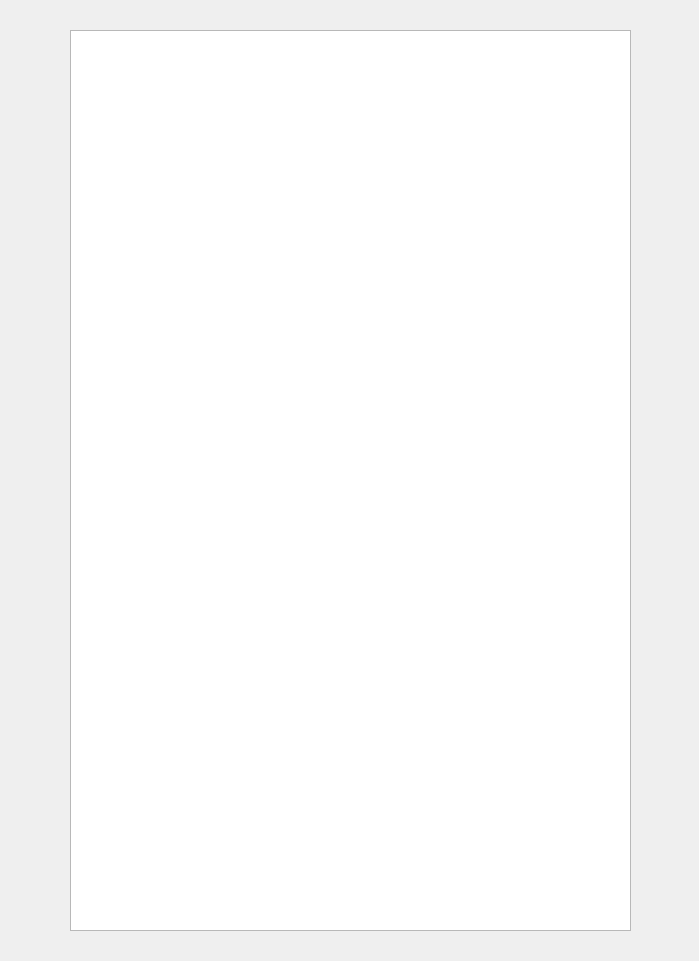
<?xml version="1.0" encoding="UTF-8"?>
<ui version="4.0">
 <class>widget</class>
 <widget class="QWidget" name="widget">
  <property name="geometry">
   <rect>
    <x>0</x>
    <y>0</y>
    <width>699</width>
    <height>961</height>
   </rect>
  </property>
  <property name="baseSize">
   <size>
    <width>3</width>
    <height>0</height>
   </size>
  </property>
  <property name="windowTitle">
   <string>系统以及分工介绍</string>
  </property>
  <property name="windowIcon">
   <iconset>
    <normaloff>C:/Users/23584/Pictures/lovewallpaper/PK2.png</normaloff>C:/Users/23584/Pictures/lovewallpaper/PK2.png</iconset>
  </property>
  <widget class="QTextEdit" name="textEdit">
   <property name="geometry">
    <rect>
     <x>70</x>
     <y>30</y>
     <width>561</width>
     <height>901</height>
    </rect>
   </property>
   <property name="html">
    <string>&lt;!DOCTYPE HTML PUBLIC &quot;-//W3C//DTD HTML 4.0//EN&quot; &quot;http://www.w3.org/TR/REC-html40/strict.dtd&quot;&gt;
&lt;html&gt;&lt;head&gt;&lt;meta name=&quot;qrichtext&quot; content=&quot;1&quot; /&gt;&lt;style type=&quot;text/css&quot;&gt;
p, li { white-space: pre-wrap; }
&lt;/style&gt;&lt;/head&gt;&lt;body style=&quot; font-family:'SimSun'; font-size:9pt; font-weight:400; font-style:normal;&quot;&gt;
&lt;p align=&quot;center&quot; style=&quot;-qt-paragraph-type:empty; margin-top:0px; margin-bottom:0px; margin-left:0px; margin-right:0px; -qt-block-indent:0; text-indent:0px;&quot;&gt;&lt;br /&gt;&lt;/p&gt;
&lt;p align=&quot;center&quot; style=&quot;-qt-paragraph-type:empty; margin-top:0px; margin-bottom:0px; margin-left:0px; margin-right:0px; -qt-block-indent:0; text-indent:0px; font-size:12pt; font-weight:600; color:#ffffff;&quot;&gt;&lt;br /&gt;&lt;/p&gt;
&lt;p align=&quot;center&quot; style=&quot;-qt-paragraph-type:empty; margin-top:0px; margin-bottom:0px; margin-left:0px; margin-right:0px; -qt-block-indent:0; text-indent:0px; font-size:12pt; font-weight:600; color:#ffffff;&quot;&gt;&lt;br /&gt;&lt;/p&gt;
&lt;p align=&quot;center&quot; style=&quot;-qt-paragraph-type:empty; margin-top:0px; margin-bottom:0px; margin-left:0px; margin-right:0px; -qt-block-indent:0; text-indent:0px; font-size:12pt; font-weight:600; color:#ffffff;&quot;&gt;&lt;br /&gt;&lt;/p&gt;
&lt;p align=&quot;center&quot; style=&quot;-qt-paragraph-type:empty; margin-top:0px; margin-bottom:0px; margin-left:0px; margin-right:0px; -qt-block-indent:0; text-indent:0px; font-size:12pt; font-weight:600; color:#ffffff;&quot;&gt;&lt;br /&gt;&lt;/p&gt;
&lt;p align=&quot;center&quot; style=&quot;-qt-paragraph-type:empty; margin-top:0px; margin-bottom:0px; margin-left:0px; margin-right:0px; -qt-block-indent:0; text-indent:0px; font-size:12pt; font-weight:600; color:#ffffff;&quot;&gt;&lt;br /&gt;&lt;/p&gt;
&lt;p align=&quot;center&quot; style=&quot;-qt-paragraph-type:empty; margin-top:0px; margin-bottom:0px; margin-left:0px; margin-right:0px; -qt-block-indent:0; text-indent:0px; font-size:12pt; font-weight:600; color:#ffffff;&quot;&gt;&lt;br /&gt;&lt;/p&gt;
&lt;p align=&quot;center&quot; style=&quot;-qt-paragraph-type:empty; margin-top:0px; margin-bottom:0px; margin-left:0px; margin-right:0px; -qt-block-indent:0; text-indent:0px; font-size:12pt; font-weight:600; color:#ffffff;&quot;&gt;&lt;br /&gt;&lt;/p&gt;
&lt;p align=&quot;center&quot; style=&quot;-qt-paragraph-type:empty; margin-top:0px; margin-bottom:0px; margin-left:0px; margin-right:0px; -qt-block-indent:0; text-indent:0px; font-size:12pt; font-weight:600; color:#ffffff;&quot;&gt;&lt;br /&gt;&lt;/p&gt;
&lt;p align=&quot;center&quot; style=&quot;-qt-paragraph-type:empty; margin-top:0px; margin-bottom:0px; margin-left:0px; margin-right:0px; -qt-block-indent:0; text-indent:0px; font-size:12pt; font-weight:600; color:#ffffff;&quot;&gt;&lt;br /&gt;&lt;/p&gt;
&lt;p align=&quot;center&quot; style=&quot;-qt-paragraph-type:empty; margin-top:0px; margin-bottom:0px; margin-left:0px; margin-right:0px; -qt-block-indent:0; text-indent:0px; font-weight:600; color:#ffffff;&quot;&gt;&lt;br /&gt;&lt;/p&gt;
&lt;p align=&quot;center&quot; style=&quot;-qt-paragraph-type:empty; margin-top:0px; margin-bottom:0px; margin-left:0px; margin-right:0px; -qt-block-indent:0; text-indent:0px; font-size:12pt; font-weight:600; color:#ffffff;&quot;&gt;&lt;br /&gt;&lt;/p&gt;
&lt;p align=&quot;center&quot; style=&quot;-qt-paragraph-type:empty; margin-top:0px; margin-bottom:0px; margin-left:0px; margin-right:0px; -qt-block-indent:0; text-indent:0px; font-size:12pt; font-weight:600; color:#ffffff;&quot;&gt;&lt;br /&gt;&lt;/p&gt;
&lt;p align=&quot;center&quot; style=&quot;-qt-paragraph-type:empty; margin-top:0px; margin-bottom:0px; margin-left:0px; margin-right:0px; -qt-block-indent:0; text-indent:0px; font-size:12pt; font-weight:600; color:#ffffff;&quot;&gt;&lt;br /&gt;&lt;/p&gt;
&lt;p align=&quot;center&quot; style=&quot;-qt-paragraph-type:empty; margin-top:0px; margin-bottom:0px; margin-left:0px; margin-right:0px; -qt-block-indent:0; text-indent:0px; font-size:12pt; font-weight:600; color:#ffffff;&quot;&gt;&lt;br /&gt;&lt;/p&gt;
&lt;p align=&quot;center&quot; style=&quot;-qt-paragraph-type:empty; margin-top:0px; margin-bottom:0px; margin-left:0px; margin-right:0px; -qt-block-indent:0; text-indent:0px; font-size:12pt; font-weight:600; color:#ffffff;&quot;&gt;&lt;br /&gt;&lt;/p&gt;
&lt;p align=&quot;center&quot; style=&quot; margin-top:0px; margin-bottom:0px; margin-left:0px; margin-right:0px; -qt-block-indent:0; text-indent:0px;&quot;&gt;&lt;span style=&quot; font-size:14pt; font-weight:600; color:#ffffff;&quot;&gt;ASPCMS漏洞检测系统&lt;/span&gt;&lt;/p&gt;
&lt;p align=&quot;center&quot; style=&quot;-qt-paragraph-type:empty; margin-top:0px; margin-bottom:0px; margin-left:0px; margin-right:0px; -qt-block-indent:0; text-indent:0px; font-size:12pt; font-weight:600; color:#ffffff;&quot;&gt;&lt;br /&gt;&lt;/p&gt;
&lt;p align=&quot;center&quot; style=&quot; margin-top:0px; margin-bottom:0px; margin-left:0px; margin-right:0px; -qt-block-indent:0; text-indent:0px;&quot;&gt;&lt;span style=&quot; font-size:12pt; font-weight:600; color:#ffffff;&quot;&gt;小组成员：王宪章 陈弘愿 祁超&lt;/span&gt;&lt;/p&gt;
&lt;p align=&quot;center&quot; style=&quot;-qt-paragraph-type:empty; margin-top:0px; margin-bottom:0px; margin-left:0px; margin-right:0px; -qt-block-indent:0; text-indent:0px; font-size:12pt; font-weight:600; color:#ffffff;&quot;&gt;&lt;br /&gt;&lt;/p&gt;
&lt;p align=&quot;center&quot; style=&quot; margin-top:0px; margin-bottom:0px; margin-left:0px; margin-right:0px; -qt-block-indent:0; text-indent:0px;&quot;&gt;&lt;span style=&quot; font-size:12pt; font-weight:600; color:#ffffff;&quot;&gt;陈弘愿：URL采集模块实现&lt;/span&gt;&lt;/p&gt;
&lt;p align=&quot;center&quot; style=&quot; margin-top:0px; margin-bottom:0px; margin-left:0px; margin-right:0px; -qt-block-indent:0; text-indent:0px;&quot;&gt;&lt;span style=&quot; font-size:12pt; font-weight:600; color:#ffffff;&quot;&gt;王宪章：漏洞利用模块实现，界面编程以及各项功能整合&lt;/span&gt;&lt;/p&gt;
&lt;p align=&quot;center&quot; style=&quot; margin-top:0px; margin-bottom:0px; margin-left:0px; margin-right:0px; -qt-block-indent:0; text-indent:0px;&quot;&gt;&lt;span style=&quot; font-size:12pt; font-weight:600; color:#ffffff;&quot;&gt;祁超：MD5解密模块实现&lt;/span&gt;&lt;/p&gt;
&lt;p align=&quot;center&quot; style=&quot;-qt-paragraph-type:empty; margin-top:0px; margin-bottom:0px; margin-left:0px; margin-right:0px; -qt-block-indent:0; text-indent:0px; font-size:12pt; font-weight:600; color:#ffffff;&quot;&gt;&lt;br /&gt;&lt;/p&gt;
&lt;p align=&quot;center&quot; style=&quot; margin-top:0px; margin-bottom:0px; margin-left:0px; margin-right:0px; -qt-block-indent:0; text-indent:0px;&quot;&gt;&lt;span style=&quot; font-size:12pt; font-weight:600; color:#ffffff;&quot;&gt;系统概述：&lt;/span&gt;&lt;/p&gt;
&lt;p align=&quot;center&quot; style=&quot; margin-top:0px; margin-bottom:0px; margin-left:0px; margin-right:0px; -qt-block-indent:0; text-indent:0px;&quot;&gt;&lt;span style=&quot; font-size:12pt; font-weight:600; color:#ffffff;&quot;&gt;本套系统针对ASPCMS2.0版本爆出的SQL注入漏洞进行相关检测利用。&lt;/span&gt;&lt;/p&gt;
&lt;p align=&quot;center&quot; style=&quot; margin-top:0px; margin-bottom:0px; margin-left:0px; margin-right:0px; -qt-block-indent:0; text-indent:0px;&quot;&gt;&lt;span style=&quot; font-size:12pt; font-weight:600; color:#ffffff;&quot;&gt;首先，利用URL采集模块采集使用ASPCMS2.0建设的网站URL，主要原理是利用百度的关键词搜索进行采集；之后利用漏洞利用模块进行相应的检测，主要原理就是通过攻击载荷对网站发起请求，如果网站存在相应的漏洞，就会返回网站的管理员账号以及密码；获得密码是经过MD5加密过的，此时就需要使用MD5解密模块进行解密，得到网站的真实后台密码，解密过程的原理是使用穷举爆破，因为目前为止MD5的算法是不可逆的。&lt;/span&gt;&lt;/p&gt;
&lt;p align=&quot;center&quot; style=&quot;-qt-paragraph-type:empty; margin-top:0px; margin-bottom:0px; margin-left:0px; margin-right:0px; -qt-block-indent:0; text-indent:0px; font-size:12pt; font-weight:600; color:#ffffff;&quot;&gt;&lt;br /&gt;&lt;/p&gt;
&lt;p align=&quot;center&quot; style=&quot; margin-top:0px; margin-bottom:0px; margin-left:0px; margin-right:0px; -qt-block-indent:0; text-indent:0px;&quot;&gt;&lt;span style=&quot; font-size:12pt; font-weight:600; color:#ffffff;&quot;&gt;涉及技术：加解密，安全协议，数据包扫描，漏洞检测，访问控制&lt;/span&gt;&lt;/p&gt;
&lt;p align=&quot;center&quot; style=&quot;-qt-paragraph-type:empty; margin-top:0px; margin-bottom:0px; margin-left:0px; margin-right:0px; -qt-block-indent:0; text-indent:0px; font-size:12pt; font-weight:600; color:#ffffff;&quot;&gt;&lt;br /&gt;&lt;/p&gt;
&lt;p align=&quot;center&quot; style=&quot;-qt-paragraph-type:empty; margin-top:0px; margin-bottom:0px; margin-left:0px; margin-right:0px; -qt-block-indent:0; text-indent:0px; font-size:12pt; font-weight:600; color:#ffffff;&quot;&gt;&lt;br /&gt;&lt;/p&gt;
&lt;p align=&quot;center&quot; style=&quot;-qt-paragraph-type:empty; margin-top:0px; margin-bottom:0px; margin-left:0px; margin-right:0px; -qt-block-indent:0; text-indent:0px; font-size:12pt; font-weight:600; color:#ffffff;&quot;&gt;&lt;br /&gt;&lt;/p&gt;
&lt;p align=&quot;center&quot; style=&quot;-qt-paragraph-type:empty; margin-top:0px; margin-bottom:0px; margin-left:0px; margin-right:0px; -qt-block-indent:0; text-indent:0px; font-size:12pt; font-weight:600; color:#ffffff;&quot;&gt;&lt;br /&gt;&lt;/p&gt;&lt;/body&gt;&lt;/html&gt;</string>
   </property>
  </widget>
 </widget>
 <resources/>
 <connections/>
</ui>
